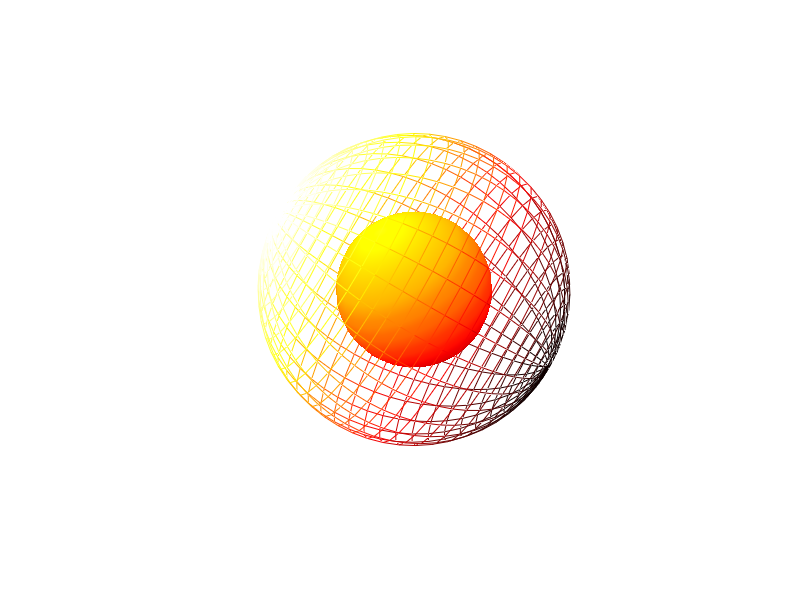

The MATLAB script that drew this image:
[X0,Y0,Z0]=sphere(30);
X=2*X0;Y=2*Y0;Z=2*Z0;
fig=figure;
NN=surf(X0,Y0,Z0);
shading interp
hold on
WWW=mesh(X,Y,Z);colormap(hot)
hold off
hidden off
axis equal;axis off
n=12;
smallFrames=repmat(struct('cdata',[],'colormap',[]),1,n);
largeFrames=repmat(struct('cdata',[],'colormap',[]),1,n);
for i=1:n
    rotate(NN,[0 0.5 1],25)
    drawnow
    smallFrames(i)=getframe(fig);
    rotate(WWW,[0.5 0.5 0],25)
    drawnow
    largeFrames(i)=getframe(fig);
end
movie(fig,smallFrames,5,10)
movie(fig,largeFrames,5,10)
